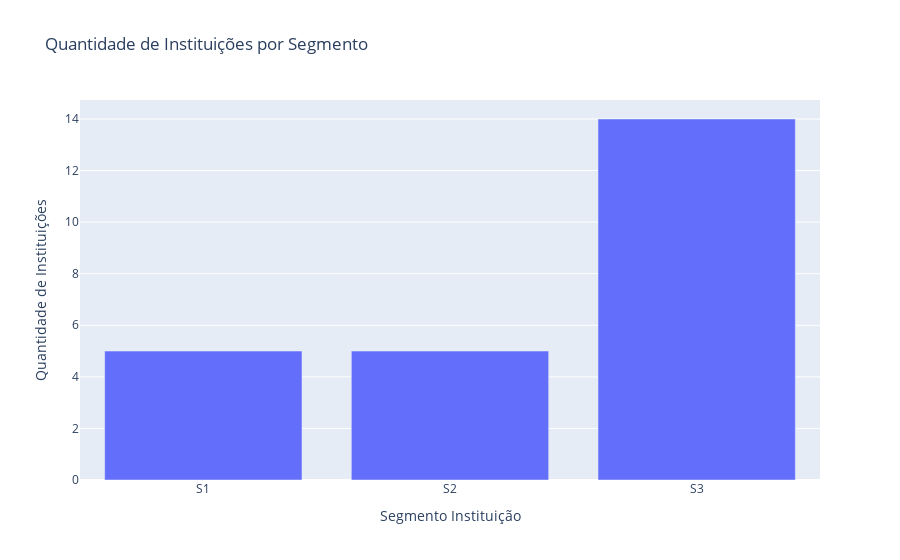

The code cell stored with this chart in its notebook:
### Code cell
df = pd.DataFrame(relatorio, columns=["nom_segto_instituicao","nom_instituicao"]).groupby("nom_segto_instituicao").count()
px.bar(df,
       x=list(df.index),
       y=list(df["nom_instituicao"]),
       labels={"y": "Quantidade de Instituições",
               "x": "Segmento Instituição"},
       title="Quantidade de Instituições por Segmento")

### Figure 1 — Plotly figure (JSON) as saved in the notebook; plotly's stock layout.template omitted (floating-point values rounded to 4 significant figures)
{"data": [{"alignmentgroup": "True", "hovertemplate": "Segmento Instituição=%{x}<br>Quantidade de Instituições=%{y}<extra></extra>", "legendgroup": "", "marker": {"color": "#636efa", "pattern": {"shape": ""}}, "name": "", "offsetgroup": "", "orientation": "v", "showlegend": false, "textposition": "auto", "type": "bar", "x": ["S1", "S2", "S3"], "xaxis": "x", "y": [5, 5, 14], "yaxis": "y"}], "layout": {"barmode": "relative", "legend": {"tracegroupgap": 0}, "title": {"text": "Quantidade de Instituições por Segmento"}, "xaxis": {"anchor": "y", "domain": [0, 1], "title": {"text": "Segmento Instituição"}}, "yaxis": {"anchor": "x", "domain": [0, 1], "title": {"text": "Quantidade de Instituições"}}}}
